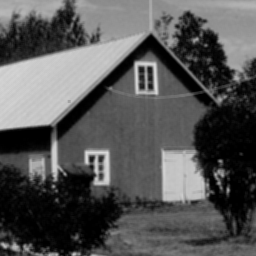
#> input picture images/img1original.tif, 256 x 256 px
$ python Q3.py
#> lines starting #> are read from the running program, lines starting #| are printed output that depends on the picture; after the words box and inside, x2 and y2 are one past the last pixel; in counts of white or black regions, pixels touching at a corner belong together
### Utilities.py
import numpy as np
import matplotlib.pyplot as plt
import matplotlib.image as read
import cv2

MIN_PIXEL_VALUE = 0
MAX_PIXEL_VALUE = 255


def load_image(name, usecv=True, type=None):
#> called with name = 'images/img1original.tif', usecv = True, type = 0
    if usecv:
        if type is not None:
            return cv2.imread(name, type)
#> returned value is the input picture: shape (256, 256); min 0, max 219, mean 85
        else:
            return cv2.imread(name)
    else:
        return read.imread(name)


# [9 lines left out: function plot_image, not called in this run]


def plot_figures(figures, nrows=1, ncols=1):
    """Plot a dictionary of figures.
    Parameters
    ----------
    figures : list of (name, image)
    ncols : number of columns of subplots wanted in the display
    nrows : number of rows of subplots wanted in the figure
    """

    fig, axeslist = plt.subplots(ncols=ncols, nrows=nrows)
    for ind, figure in enumerate(figures):
        name, image = figure
        axeslist.ravel()[ind].imshow(image, cmap=plt.gray())
        axeslist.ravel()[ind].set_title(name)
        axeslist.ravel()[ind].set_axis_off()
    plt.tight_layout()  # optional
    plt.show()


# [56 lines left out: functions linear_transformation_to_pixel_value_range, high_pass_filter, low_pass_filter, not called in this run]

# [2 lines that do not run on import are left out]

### Q3.py
import sys
import cv2
import numpy as np
from Utilities import plot_image, load_image, plot_figures


def add_gaussian_noise(img, mean, variance):
#> called with mean = 0, variance = 300
    sigma = variance ** 0.5
    gauss = np.ndarray(img.shape, dtype=np.uint8)
    cv2.randn(gauss, mean, sigma)
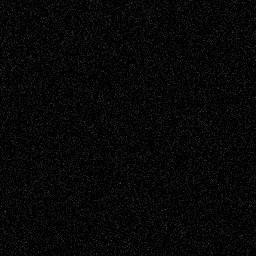
#> gauss: shape (256, 256); min 0, max 73, mean 6.9
    noisy = (img + gauss).astype(np.uint8)
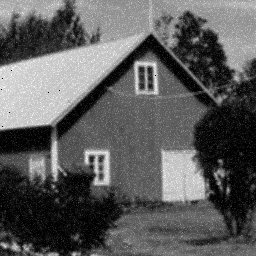
#> noisy: shape (256, 256); min 0, max 253, mean 91.8

    return noisy


def add_salt_and_pepper_noise(img, amount, salt_prob):
#> called with amount = 0.04, salt_prob = 0.5
    img = np.copy(img)
    num_of_pixels_for_salt = np.ceil(amount * img.size * salt_prob)
#> num_of_pixels_for_salt = 1311

    for i in range(int(num_of_pixels_for_salt)):
        x = np.random.randint(0, img.shape[0] - 1)
        y = np.random.randint(0, img.shape[1] - 1)
        img[x, y] = 255
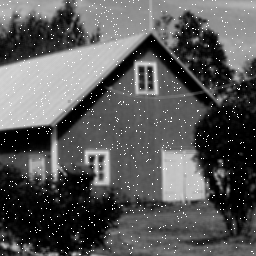
#> img: shape (256, 256); 1.98% of pixels changed, all inside (x1, y1, x2, y2) = (0, 0, 255, 255)

    num_of_pixels_for_pepper = np.ceil(amount * img.size * (1. - salt_prob))
#> num_of_pixels_for_pepper = 1311

    for i in range(int(num_of_pixels_for_pepper)):
        x = np.random.randint(0, img.shape[0] - 1)
        y = np.random.randint(0, img.shape[1] - 1)
        img[x, y] = 0
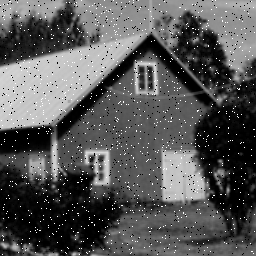
#> img: shape (256, 256); 1.86% of pixels changed, all inside (x1, y1, x2, y2) = (0, 0, 255, 255)

    return img


def main():
    imageSource = 'images/img1original.tif'
    image = load_image(imageSource, type=0)

    gaussian_noise_image = add_gaussian_noise(image.copy(), 0, 300)
    salt_and_peper_noise_image = add_salt_and_pepper_noise(image.copy(), 0.04, 0.5)

    figures = []

    figures.append(('Orignal Image', image.copy()))
    figures.append(('Gaussian noise Image', gaussian_noise_image.copy()))
    figures.append(('Salt and Pepper Image', salt_and_peper_noise_image.copy()))

    plot_figures(figures, 1, 3)
#> the loop in plot_figures, `for ind, figure in enumerate(figures):` made 3 passes
#> name on passes 1 to 3: 'Orignal Image', 'Gaussian noise Image', 'Salt and Pepper Image'


if __name__ == "__main__":
    main()

$ run again, with images/moon.tif copied over images/img1original.tif
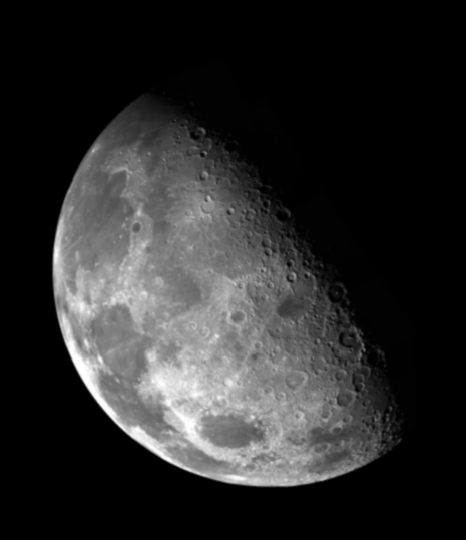
#> input picture images/moon.tif, 466 x 540 px
#> in load_image, returned value is the input picture: shape (540, 466); min 0, max 254, mean 42.7
#> after the loop in add_salt_and_pepper_noise, `for i in range(int(num_of_pixels_for_pepper)):`:
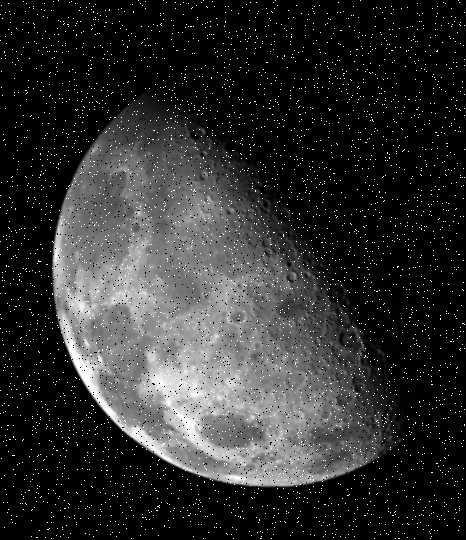
#> img: shape (540, 466); min 0, max 255, mean 45.9
#> the loop in plot_figures, `for ind, figure in enumerate(figures):` made 3 passes
#> name on passes 1 to 3: 'Orignal Image', 'Gaussian noise Image', 'Salt and Pepper Image'
#> in plot_figures, `plt.show()`:
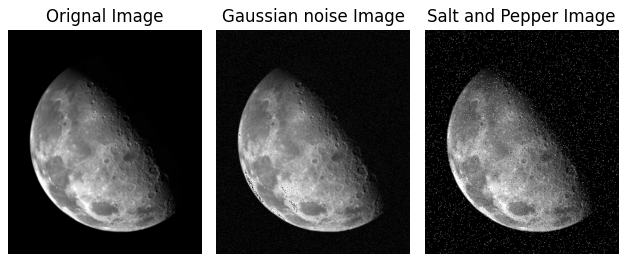
#> figure drawn by matplotlib, 3 panels
